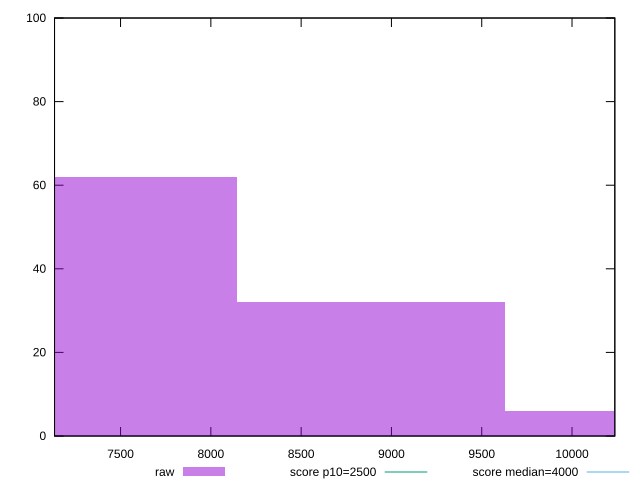

The script that saved this image:
reset

$raw <<EOF
10368.845391708395 6
7406.318136934568 62
8887.581764321481 32
EOF

set key outside below
set boxwidth 1481.2636273869136
set xrange [7134.402:10237.010499999999]
set yrange [0:100]
set trange [0:100]
set style fill transparent solid 0.5 noborder

set parametric
set terminal svg size 640, 490 enhanced background rgb 'white'
set output "report_00014_2021-02-09T15:56:05.503Z/largest-contentful-paint/samples/pages+cached+noadtech+nomedia/raw/histogram.svg"

plot $raw title "raw" with boxes, \
     2500,t title "score p10=2500", \
     4000,t title "score median=4000"

reset
